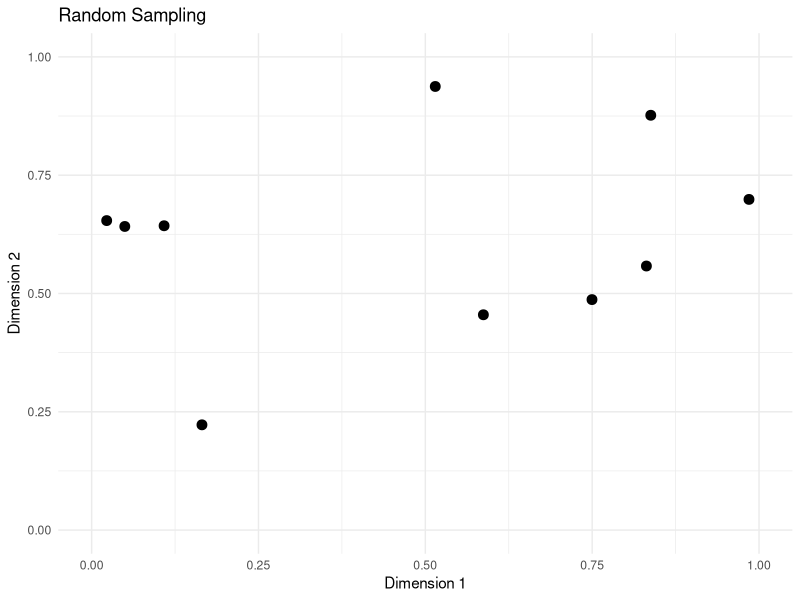
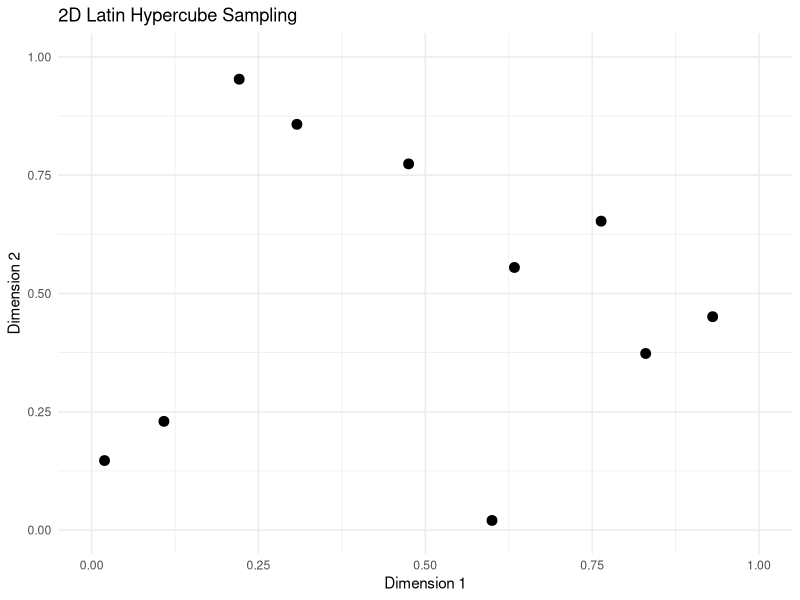
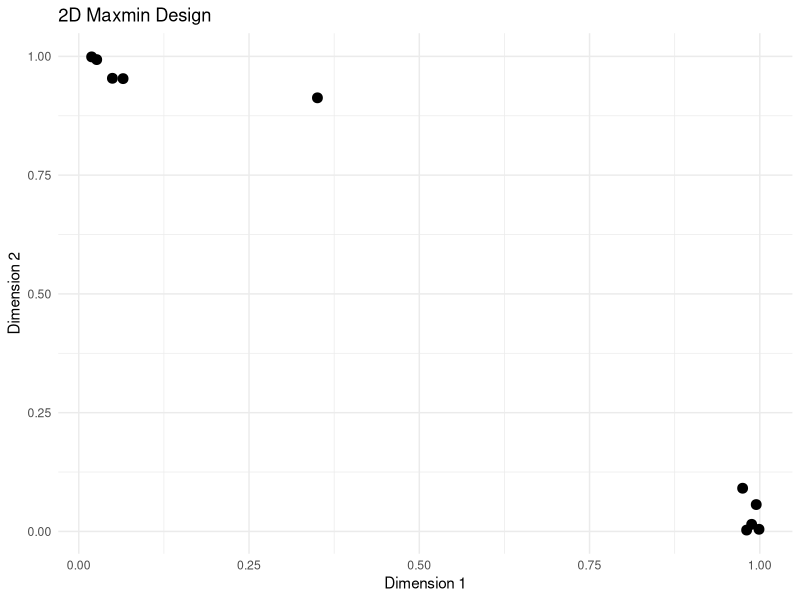

Source code (R) for these figures, in order:
## ---- chunk 1
library(ggplot2)
library(magrittr)
set.seed(4444)
## ---- chunk 2
# Generate a 2D designs with 10 samples
n <- 10
d <- 2
## ---- chunk 3
plot_design <- function(samples, title = "") {
  data.frame(samples) %>%
  ggplot() +
  geom_point(aes(x = X1, y = X2), size = 3) +
  xlim(0, 1) +
  ylim(0, 1) +
  theme_minimal() +
  labs(
    title = title,
    x = "Dimension 1",
    y = "Dimension 2"
  )
}
## ---- chunk 4
random_sampling <- function(n, d) matrix(runif(n * d), n, d)
## ---- chunk 5
samples <- random_sampling(n, d)
# Create a scatter plot of the samples
plot_design(samples, "Random Sampling")
## ---- chunk 6
# TODO edge TRUE/FALSE
latin_hypercube_sampling <- function(n, d) {
  intervals <- 1 / n
  samples <- matrix(nrow = n, ncol = d)
  for (i in 1:d) {
    permutation <- sample(n)
    samples[, i] <- ((permutation - 1) + runif(n)) * intervals
  }
  return(samples)
}
## ---- chunk 7

samples <- latin_hypercube_sampling(n, d)
# Create a scatter plot of the samples
data.frame(samples) %>%
  ggplot() +
  geom_point(aes(x = X1, y = X2), size = 3) +
  xlim(0, 1) +
  ylim(0, 1) +
  theme_minimal() +
  labs(
    title = "2D Latin Hypercube Sampling",
    x = "Dimension 1",
    y = "Dimension 2"
  )
## ---- chunk 8
maxmin_design <- function(n, d) {
  samples <- matrix(nrow = n, ncol = d)
  samples[1,] <- runif(d) # Initialize with a random point
  
  for (i in 2:n) {
    candidate_points <- matrix(runif(1000 * d), ncol = d)
    min_dists <- apply(candidate_points, 1, function(p) {
      min(sqrt(rowSums((t(samples[1:(i-1),]) - p)^2)))
    })
    samples[i,] <- candidate_points[which.max(min_dists),]
  }
  
  return(samples)
}
## ---- chunk 9
samples <- maxmin_design(n, d)
# Create a scatter plot of the samples
ggplot() +
  geom_point(data = data.frame(samples), aes(x = X1, y = X2), size = 3) +
  theme_minimal() +
  labs(title = "2D Maxmin Design",
       x = "Dimension 1", y = "Dimension 2")
